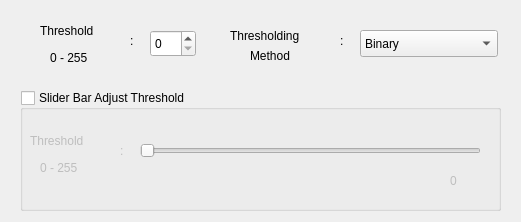
<?xml version="1.0" encoding="UTF-8"?>
<ui version="4.0">
 <class>DialogBinaryImage</class>
 <widget class="QDialog" name="DialogBinaryImage">
  <property name="geometry">
   <rect>
    <x>0</x>
    <y>0</y>
    <width>521</width>
    <height>222</height>
   </rect>
  </property>
  <property name="windowTitle">
   <string>BinaryImage</string>
  </property>
  <widget class="QLabel" name="label">
   <property name="geometry">
    <rect>
     <x>40</x>
     <y>20</y>
     <width>81</width>
     <height>21</height>
    </rect>
   </property>
   <property name="text">
    <string>Threshold </string>
   </property>
  </widget>
  <widget class="QLabel" name="label_2">
   <property name="geometry">
    <rect>
     <x>50</x>
     <y>50</y>
     <width>61</width>
     <height>16</height>
    </rect>
   </property>
   <property name="text">
    <string>0 - 255</string>
   </property>
  </widget>
  <widget class="QLabel" name="label_3">
   <property name="geometry">
    <rect>
     <x>130</x>
     <y>30</y>
     <width>16</width>
     <height>21</height>
    </rect>
   </property>
   <property name="text">
    <string>:</string>
   </property>
  </widget>
  <widget class="QSpinBox" name="spinBox">
   <property name="geometry">
    <rect>
     <x>150</x>
     <y>30</y>
     <width>46</width>
     <height>27</height>
    </rect>
   </property>
   <property name="maximum">
    <number>255</number>
   </property>
  </widget>
  <widget class="QComboBox" name="comboBox">
   <property name="geometry">
    <rect>
     <x>360</x>
     <y>30</y>
     <width>138</width>
     <height>27</height>
    </rect>
   </property>
   <property name="editable">
    <bool>false</bool>
   </property>
   <property name="currentText">
    <string notr="true">Binary</string>
   </property>
   <property name="duplicatesEnabled">
    <bool>false</bool>
   </property>
   <property name="frame">
    <bool>true</bool>
   </property>
   <item>
    <property name="text">
     <string>Binary</string>
    </property>
   </item>
   <item>
    <property name="text">
     <string>Invert_Binary</string>
    </property>
   </item>
   <item>
    <property name="text">
     <string>TRUNC</string>
    </property>
   </item>
   <item>
    <property name="text">
     <string>TOZERO</string>
    </property>
   </item>
   <item>
    <property name="text">
     <string>Invert_TOZERO</string>
    </property>
   </item>
  </widget>
  <widget class="QGroupBox" name="groupBox">
   <property name="geometry">
    <rect>
     <x>20</x>
     <y>90</y>
     <width>481</width>
     <height>121</height>
    </rect>
   </property>
   <property name="title">
    <string>Slider Bar Adjust Threshold</string>
   </property>
   <property name="checkable">
    <bool>true</bool>
   </property>
   <property name="checked">
    <bool>false</bool>
   </property>
   <widget class="QLabel" name="label_6">
    <property name="geometry">
     <rect>
      <x>20</x>
      <y>70</y>
      <width>61</width>
      <height>16</height>
     </rect>
    </property>
    <property name="text">
     <string>0 - 255</string>
    </property>
   </widget>
   <widget class="QLabel" name="label_5">
    <property name="geometry">
     <rect>
      <x>10</x>
      <y>40</y>
      <width>81</width>
      <height>21</height>
     </rect>
    </property>
    <property name="text">
     <string>Threshold </string>
    </property>
   </widget>
   <widget class="QLabel" name="label_4">
    <property name="geometry">
     <rect>
      <x>100</x>
      <y>50</y>
      <width>16</width>
      <height>21</height>
     </rect>
    </property>
    <property name="text">
     <string>:</string>
    </property>
   </widget>
   <widget class="QSlider" name="horizontalSlider">
    <property name="geometry">
     <rect>
      <x>120</x>
      <y>50</y>
      <width>341</width>
      <height>22</height>
     </rect>
    </property>
    <property name="maximum">
     <number>255</number>
    </property>
    <property name="orientation">
     <enum>Qt::Horizontal</enum>
    </property>
   </widget>
   <widget class="QLabel" name="label_7">
    <property name="geometry">
     <rect>
      <x>430</x>
      <y>80</y>
      <width>41</width>
      <height>21</height>
     </rect>
    </property>
    <property name="text">
     <string>0</string>
    </property>
   </widget>
  </widget>
  <widget class="QLabel" name="label_8">
   <property name="geometry">
    <rect>
     <x>230</x>
     <y>20</y>
     <width>111</width>
     <height>31</height>
    </rect>
   </property>
   <property name="text">
    <string>Thresholding </string>
   </property>
  </widget>
  <widget class="QLabel" name="label_9">
   <property name="geometry">
    <rect>
     <x>250</x>
     <y>40</y>
     <width>71</width>
     <height>31</height>
    </rect>
   </property>
   <property name="text">
    <string>Method</string>
   </property>
  </widget>
  <widget class="QLabel" name="label_10">
   <property name="geometry">
    <rect>
     <x>340</x>
     <y>30</y>
     <width>16</width>
     <height>21</height>
    </rect>
   </property>
   <property name="text">
    <string>:</string>
   </property>
  </widget>
  <zorder>groupBox</zorder>
  <zorder>label</zorder>
  <zorder>label_2</zorder>
  <zorder>label_3</zorder>
  <zorder>spinBox</zorder>
  <zorder>comboBox</zorder>
  <zorder>label_8</zorder>
  <zorder>label_9</zorder>
  <zorder>label_10</zorder>
 </widget>
 <resources/>
 <connections/>
</ui>
